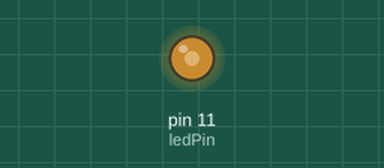
A sketch run on a simulated Arduino Uno, built with avr-gcc and run on an emulated ATmega328P. Shown: output pins drawn as LEDs (lit = HIGH). Random numbers use the default seed unless the sketch sets one.

Above: at 0.07 s.
At 17.15 s:
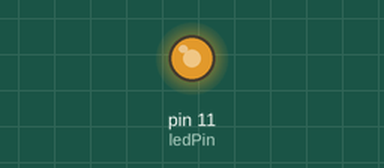
At 36.32 s:
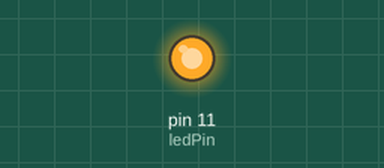
Timing chart, 0 to 40.0 s (numbered marks = the images above):
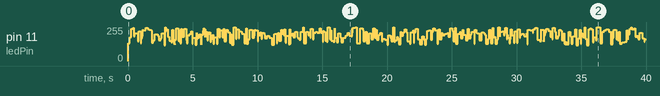

The sketch:

10_2.ino
```cpp
byte ledPin = 11;

void setup(){
    pinMode(ledPin, OUTPUT);
    randomSeed(analogRead(A5));
}

void loop(){
    analogWrite(ledPin, random(135)+120);
    delay(random(200));
}
```
